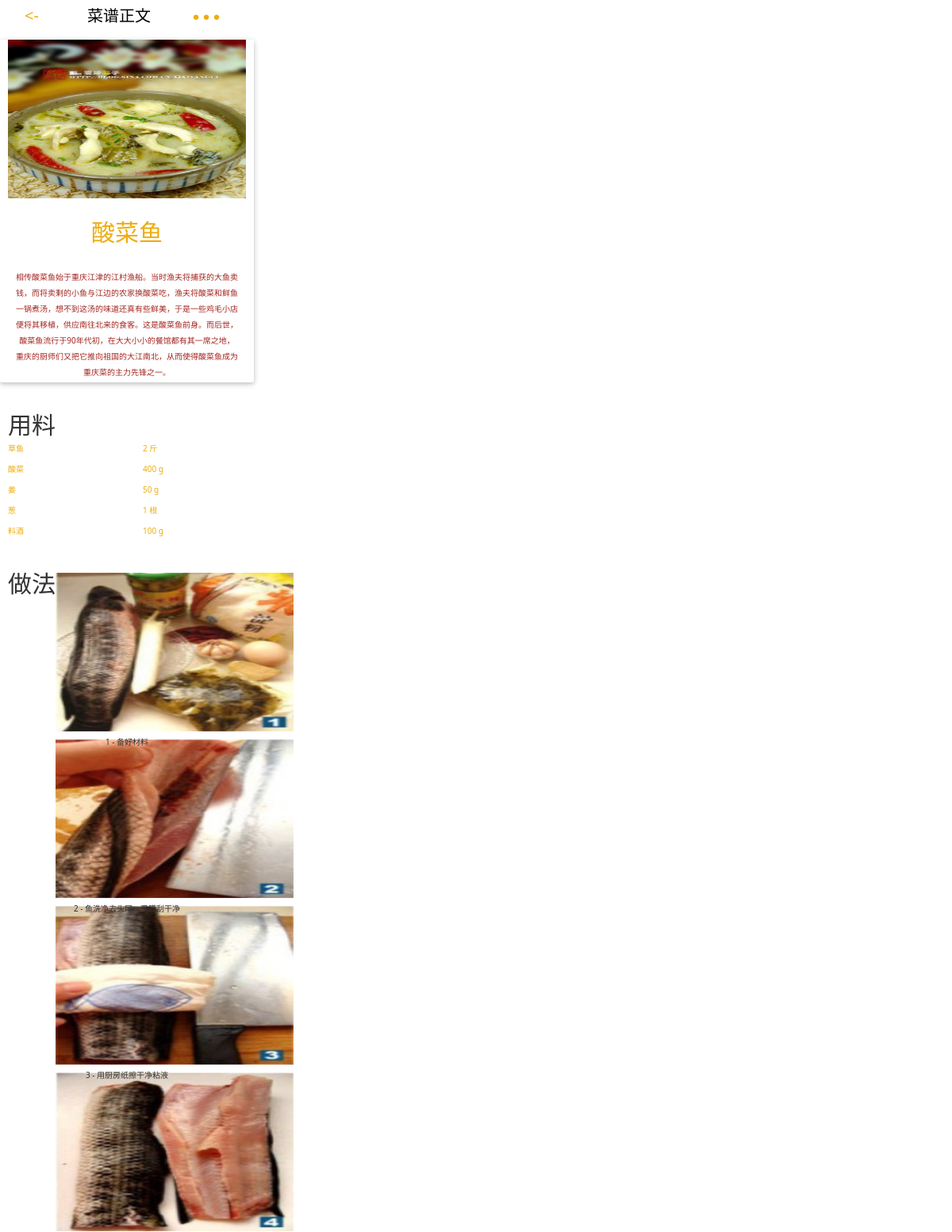
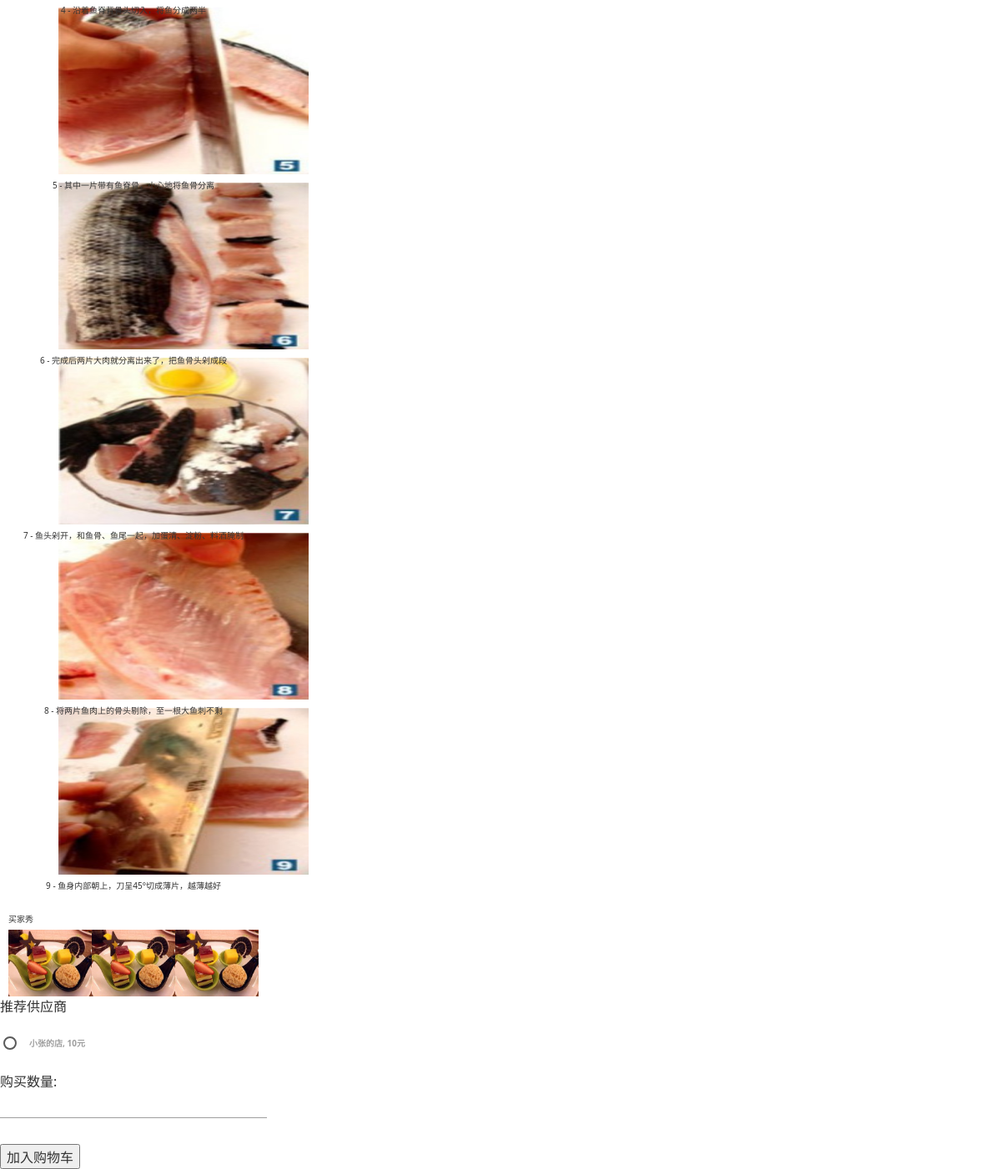
Page /food/tweet/13/ on the committed database (2 pictures, top to bottom).
### food/models.py (models this page shows, shortened)
class Tweet(models.Model):
    author = models.ForeignKey(User)
    type = models.CharField(max_length=200)  # 原创或转发
    publish_date = models.DateTimeField('发布时间')
    title = models.CharField(max_length=200)
    logo = models.CharField(max_length=200)
    content = models.TextField()
    vote = models.IntegerField("赞", default=0)
    visit = models.IntegerField(default=0)
    score = models.FloatField("评分", default=0)
    original_id = models.BigIntegerField("菜谱ID", default=0)

class Ingredient(models.Model):
    tweet = models.ForeignKey(Tweet)
    name = models.CharField(max_length=200)  # 食材名称
    number = models.IntegerField(default=0)  # 数量
    unit = models.CharField(max_length=200)  # 单位

class Procedure(models.Model):
    tweet = models.ForeignKey(Tweet)
    step = models.IntegerField(default=0)
    picture = models.CharField(blank=True, max_length=200)
    content = models.CharField(max_length=500)

class Price(models.Model):
    tweet = models.ForeignKey(Tweet)
    supplier = models.ForeignKey(Supplier)
    value = models.IntegerField(default=0)

class Supplier(models.Model):
    name = models.CharField(max_length=200)
    link = models.CharField(max_length=200)

### food/views.py (the view)
# urls.py: url(r'^tweet/(?P<tweet_id>[0-9]+)/$', views.tweet_detail, name='tweet_detail'),
def tweet_detail(request, tweet_id):
    tweet = get_object_or_404(Tweet, pk=tweet_id)
    return render(request, 'food/tweet.html', {'tweet': tweet})

### food/templates/food/tweet.html (shortened to what this page needs)
<!doctype html>
{% load staticfiles %}
<html class="no-js">
<head>
    <link type="text/css" rel="stylesheet" href="{% static 'food/materialize/css/materialize.min.css' %}"
          media="screen,projection"/>
    <link rel="stylesheet" href="{% static 'food/css/amazeui.min.css' %}">
    <link rel="stylesheet" href="{% static 'food/css/app.css' %}">
</head>
<body>
<div class="menu">
    <div class="header">
        <ul>
            <li class="list1"><-</li>
            <li class="list2">菜谱正文</li>
            <li class="list3">● ● ●</li>
        </ul>
    </div>
    <div class="card">
        <img src="{% static 'food/images/dishes/' %}{{tweet.logo}}">
        <p>{{ tweet.title }}</p>
        <div class="info">
            <p>{{ tweet.content }}</p>
        </div>
    </div>
    <div class="material">
        <p>用料</p>
    </div>
    <table>
        <tbody>
        {% for ingredient in tweet.ingredient_set.all %}
        <tr>
            <td class="left">{{ ingredient.name }}</td>
            <td class="right">{{ ingredient.number }} {{ ingredient.unit }}</td>
        </tr>
        {% endfor %}
        </tbody>
    </table>
    <div class="process">
        <p>做法</p>
        {% for step in tweet.procedure_set.all %}
        <div class="step">
            {% if step.picture %}
            <img src="{% static 'food/images/dishes/' %}{{ step.picture }}">
            {% endif %}
            <p>{{ step.step }} - {{ step.content }}</p>
        </div>
        {% endfor %}
    </div>
    <div class="forward-head">
        <p>买家秀</p>
    </div>
    <div class="bottom">
        <ul>
            <li><img src="../images/menu-pic.jpg"></li>
            <li><img src="../images/menu-pic.jpg"></li>
            <li><img src="../images/menu-pic.jpg"></li>
        </ul>
    </div>
    <p>推荐供应商</p>
    <form action="{% url 'food:tweet_buy' tweet.id %}" method="post">
        {% for price in tweet.price_set.all %}
        <p>
            <label for="price{{ price.id }}">{{ price.supplier.name }}, {{ price.value }}元</label>
        </p>
        {% endfor %}
        <p>购买数量: <input type="text" name="number"/></p>
        <p><input type="submit" value="加入购物车"/></p>
    </form>
</div>
</body>
</html>

### food/static/food/css/app.css (style rules this page uses)
.menu { position: absolute; height: 40px; width: 320px; background: #fff; }
.menu .header { color: #63B8FF ; text-align: center; line-height: 40px; font-size: 20px; position: relative; }
.menu .header ul { margin: 0 auto; padding: 0; width: 300px; overflow: hidden; }
.menu .header ul li { width: 100px; float: left; list-style: none; font-size: 20px; }
.menu .header ul li.list1 { color:#EEAD0E; margin-left: -20px; font-size: 20px; }
.menu .header ul li.list2 { color:#000000; margin-left: 10px; }
.menu .header ul li.list3 { color:#EEAD0E; margin-left: 10px; font-size: 15px; }
.menu .card { position: relative; width: 320px; text-align: center; margin: 10px auto; }
.menu .card img { width: 300px; height: 200px; margin: 0 auto; }
.menu .card p { width: 300px; margin: 30px auto; color:#EEAD0E; padding: 3px 10px 3px 10px; line-height: 20px; font-size: 30px; }
.menu .card .info p { width: 300px; color:#a4241f; margin: 0 auto; padding: 3px 10px 3px 10px; line-height: 20px; font-size: 10px; }
.menu .material { width: 300px; text-align: center; padding: 30px 60px 30px 60px; }
.menu .material p { font-size: 30px; position: absolute; left: 10px; margin: -10px auto; }
table tbody tr { width: 320px; text-align: center; margin: 10px auto; }
table tbody tr .left { color:#EEAD0E; width: 150px; margin: 0 auto; padding: 3px 10px 3px 10px; line-height: 20px; font-size: 10px; }
table tbody tr .right { color:#EEAD0E; width: 150px; margin: 0 auto; padding: 3px 10px 3px 10px; line-height: 20px; font-size: 10px; }
.menu .process { width: 300px; text-align: center; padding: 30px 60px 30px 60px; }
.menu .process p { font-size: 30px; position: absolute; left: 10px; margin: 0 auto; }
.menu .step { width: 320px; text-align: center; margin: 10px auto; }
.menu .step img { width: 300px; height: 200px; margin: 0 auto; }
.menu .step p { width: 300px; margin: 0 auto; padding: 3px 10px 3px 10px; line-height: 20px; font-size: 10px; }
.menu .forward-head { position: relative; margin: 0 auto; }
.menu .forward-head p { width: 320px; margin: 0 auto; padding: 3px 10px 3px 10px; line-height: 20px; font-size: 10px; }
.menu .bottom ul { margin: 0 auto; padding: 0; width: 300px; }
.menu .bottom ul li { width: 100px; float: left; list-style: none; }
.menu .bottom ul li img { width: 100px; height: 80px; margin: 0 auto; }
table tbody tr { position: relative; width: 320px; text-align: center; margin: 0 auto; }

### rows in the picture
Tweet: logo (picture), title "酸菜鱼", content "相传酸菜鱼始于重庆江津的江村渔船。当时渔夫将捕获的大鱼卖钱，而将卖剩的小鱼与江边的农家换酸菜吃，渔夫将酸菜和鲜鱼一锅煮汤，想不到这汤的味道还真有些鲜美，于是一些鸡毛小店便将其移植，供应南往北来的食客。这是酸菜鱼前身。而后世，酸菜鱼流行于90年代初，在大大小小的餐馆都有其一席之地，重庆的厨师们又把它推向祖国的大江南北，从而使得酸菜鱼成为重庆菜的主力先锋之一。"
Ingredient: name "草鱼", number "2", unit "斤"
Ingredient: name "酸菜", number "400", unit "g"
Ingredient: name "姜", number "50", unit "g"
Ingredient: name "葱", number "1", unit "根"
Ingredient: name "料酒", number "100", unit "g"
Procedure: picture (picture), step "1", content "备好材料"
Procedure: picture (picture), step "2", content "鱼洗净去头尾，黑膜刮干净"
Procedure: picture (picture), step "3", content "用厨房纸擦干净粘液"
Procedure: picture (picture), step "4", content "沿着鱼脊背骨头切入，将鱼分成两半"
Procedure: picture (picture), step "5", content "其中一片带有鱼脊骨，小心地将鱼骨分离"
Procedure: picture (picture), step "6", content "完成后两片大肉就分离出来了，把鱼骨头剁成段"
Procedure: picture (picture), step "7", content "鱼头剁开，和鱼骨、鱼尾一起，加蛋清、淀粉、料酒腌制"
Procedure: picture (picture), step "8", content "将两片鱼肉上的骨头剔除，至一根大鱼刺不剩"
Procedure: picture (picture), step "9", content "鱼身内部朝上，刀呈45°切成薄片，越薄越好"
Price: supplier.name "小张的店", value "10"
